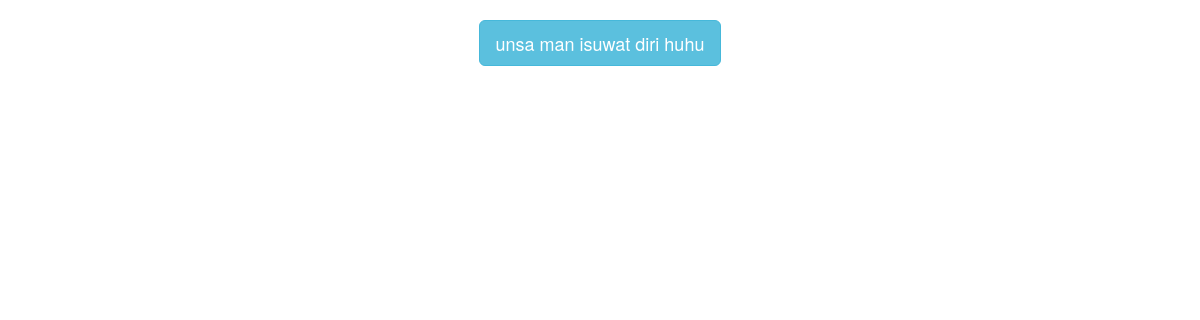
/, run on an earlier commit of the app's database.
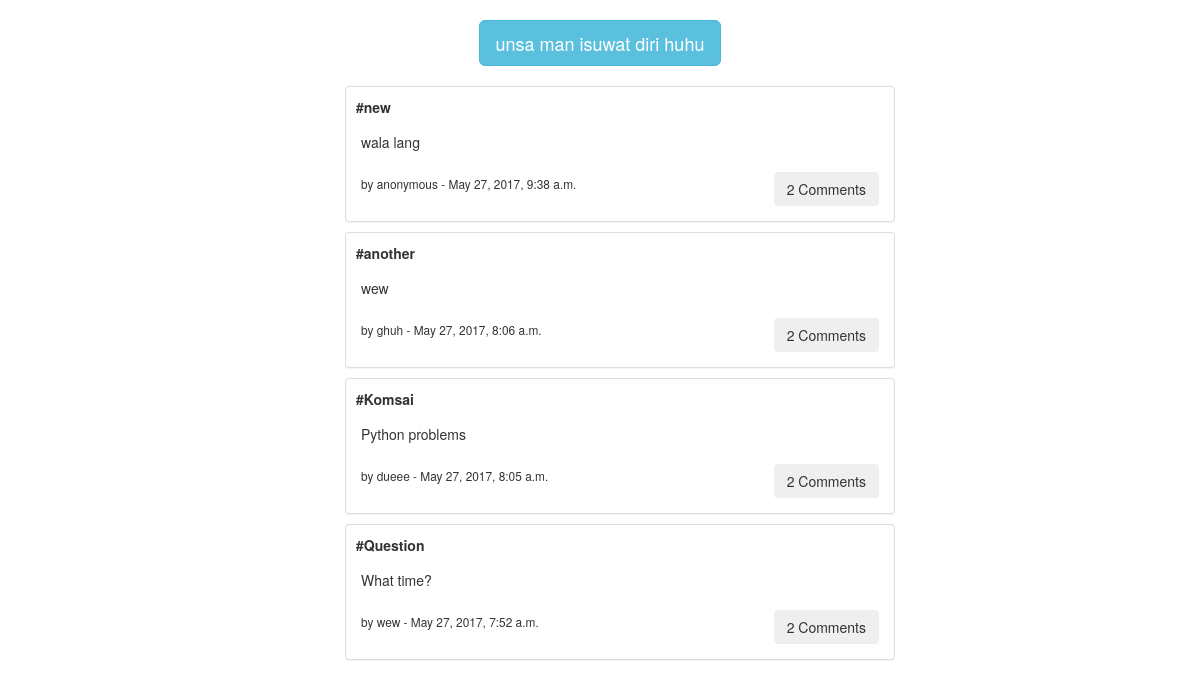
And on a later commit of the database.
### forum/models.py (models this page shows, shortened)
class Forum(models.Model):
	user = models.CharField(max_length=25, default="anonymous")
	title = models.CharField(max_length=30)
	content = models.CharField(max_length=250)
	image = models.ImageField(upload_to = './storage/', null=True)
	date = models.DateTimeField(auto_now_add=True)
	approved = models.BooleanField(default=False)

### forum/views.py (the view)
# urls.py: url(r'^$', views.homepage),
def homepage(request):
	forum = Forum.objects.filter(approved=True).order_by('-date')
	comment = Comment.objects.all().order_by('-date')
	return render(request, 'home.html', {'forum': forum, 'comment': comment})

### forum/templates/home.html (shortened to what this page needs)
{% load static %}
<!DOCTYPE html>
<html>
<head>
	<link rel="stylesheet" href="https://maxcdn.bootstrapcdn.com/bootstrap/3.3.7/css/bootstrap.min.css">
	<link rel="stylesheet" type="text/css" href="{% static 'style.css' %}">
</head>
<body>
<div class="container">
	<div style="text-align: center;">
	<button type="button" class="btn btn-info btn-lg" data-toggle="modal" data-target="#myModal" style="margin: 20px;">unsa man isuwat diri huhu</button>
	</div>
	<ul>
		{% for forum in forum %}
		<li style="list-style-type:none;" style="text-align: center;">
			<div class="panel panel-default" style="margin: 0 auto; display: block; width: 50%; margin-bottom: 10px">
			<div class="title" style="margin-top: 10px">
				<span style="margin: 10px"><b>#{{forum.title}}</b></span>
			</div>
			  <div class="panel-body">
			    {{forum.content}}
			    <br><br>
			    <small style="vertical-align: bottom;">
			    by {{forum.user}} - {{forum.date}}
			    </small>
			    <button class="btn" data-toggle="collapse" href="#collapse{{forum.id}}" style="float: right;">{{comment|length}} Comments</button>
			  </div>
			</div>
		</li>
		{% endfor %}
	</ul>
	</div>
</body>
</html>

What changed in the data, as far as the page shows it:
added Forum: title "new", content "wala lang", user "anonymous", date "May 27, 2017, 9:38 a.m.", comment "2"
now on this page (row edited): Forum: title "another", content "wew", user "ghuh", date "May 27, 2017, 8:06 a.m.", comment "2"
now on this page (row edited): Forum: title "Komsai", content "Python problems", user "dueee", date "May 27, 2017, 8:05 a.m.", comment "2"
now on this page (row edited): Forum: title "Question", content "What time?", user "wew", date "May 27, 2017, 7:52 a.m.", comment "2"
